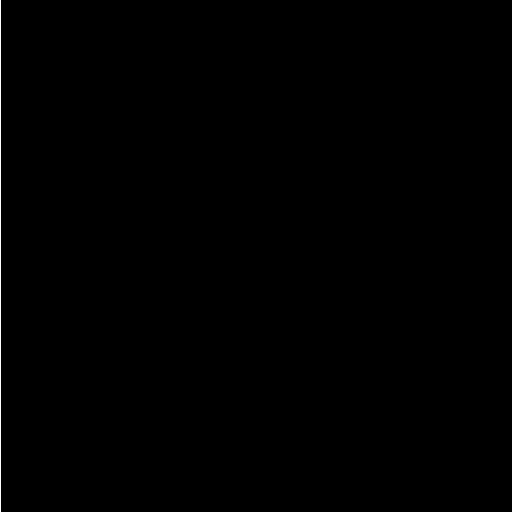
Frame 1 (no input)
Frame 60 (the mouse pressed at the canvas centre just before this capture): identical to frame 1, image omitted
Frame 120 (the mouse held since frame 60 and released just before this capture): identical to frame 1, image omitted

The Processing sketch that drew this single still picture (run headless with seeded random() and noise(); from frame 60 on, the mouse is pressed at the canvas centre):

// Processing sketch: processing_1714
// ── processing_1714.pde

boolean generate=false;
int flow=14;

void setup() {
  size(512,512);
  background(0);
  set(width/2,0,~0);
  noStroke();
  frameRate(10);
}

void draw() {
  if(generate) 
  {
    for(int i=0; i<flow; i++)
    {
      set((int)random(width/2-flow,width/2+flow),2,color(255));
    }
  }
  if(mousePressed && mouseButton==LEFT)
  {
    fill(255,0,0);
    rect(mouseX-10,mouseY-10,20,20);
  }
  if(mousePressed && mouseButton==RIGHT)
  {
    fill(0);
    rect(mouseX-10,mouseY-10,20,20);
  }
  for(int x=0; x<width; x++)
  {
    set(x,0,color(0));
  }
  for(int y=0; y<width; y++)
  {
    set(0,y,color(255));
  }
  for (int x=width+2; x>0; x--) {
    for(int y=height+2; y>0; y--)
    {
      if (color(get(x,y))==color(255)) 
      {
        if (color(get(x,y+1))==color(0)) {
          set(x,y+1,color(255)); 
          set(x,y,color(0));
        }
        else if (color(get(x-1,y+1))==color(0)) {
          set(x-1,y+1,color(255)); 
          set(x,y,color(0));
        }
        else if (color(get(x+1,y+1))==color(0)) {
          set(x+1,y+1,color(255)); 
          set(x,y,color(0));
        } 
      }        
    }
  }
}

void keyPressed()
{
  if(key=='g') generate=!generate;
  if(keyCode==UP) { 
    flow++; 
  }
  if(keyCode==DOWN) { 
    flow--; 
  }
}
